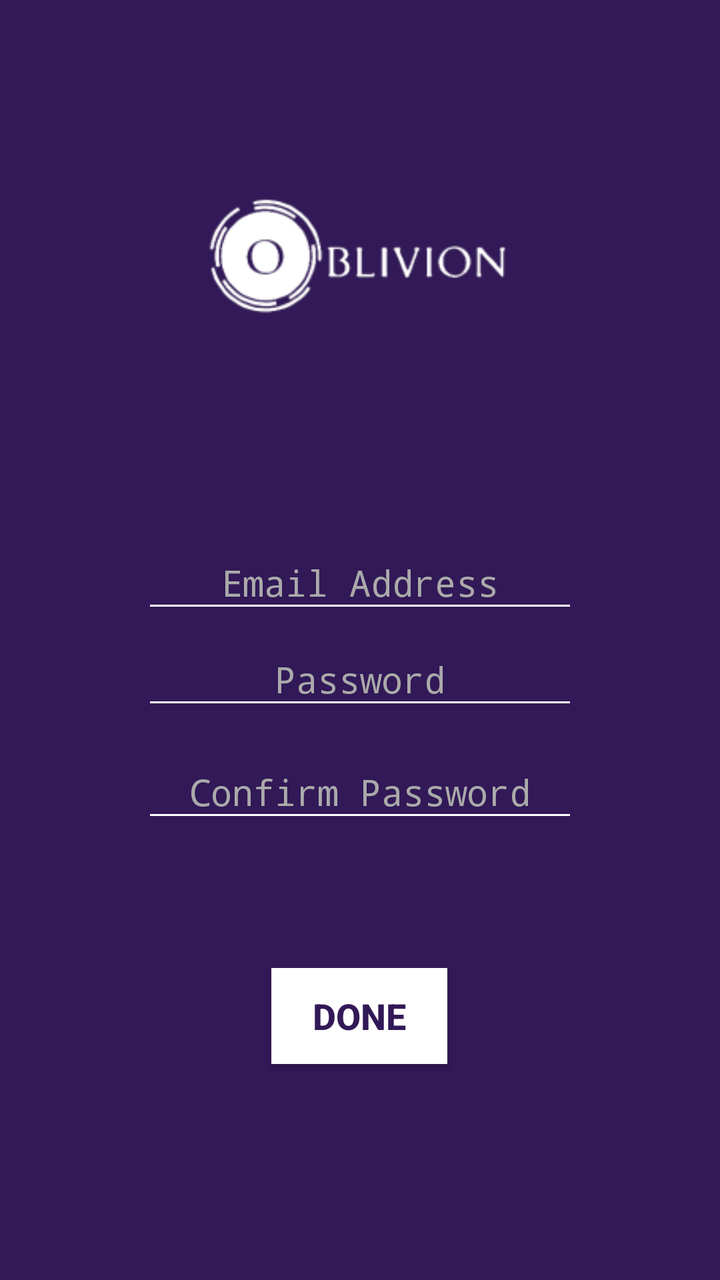
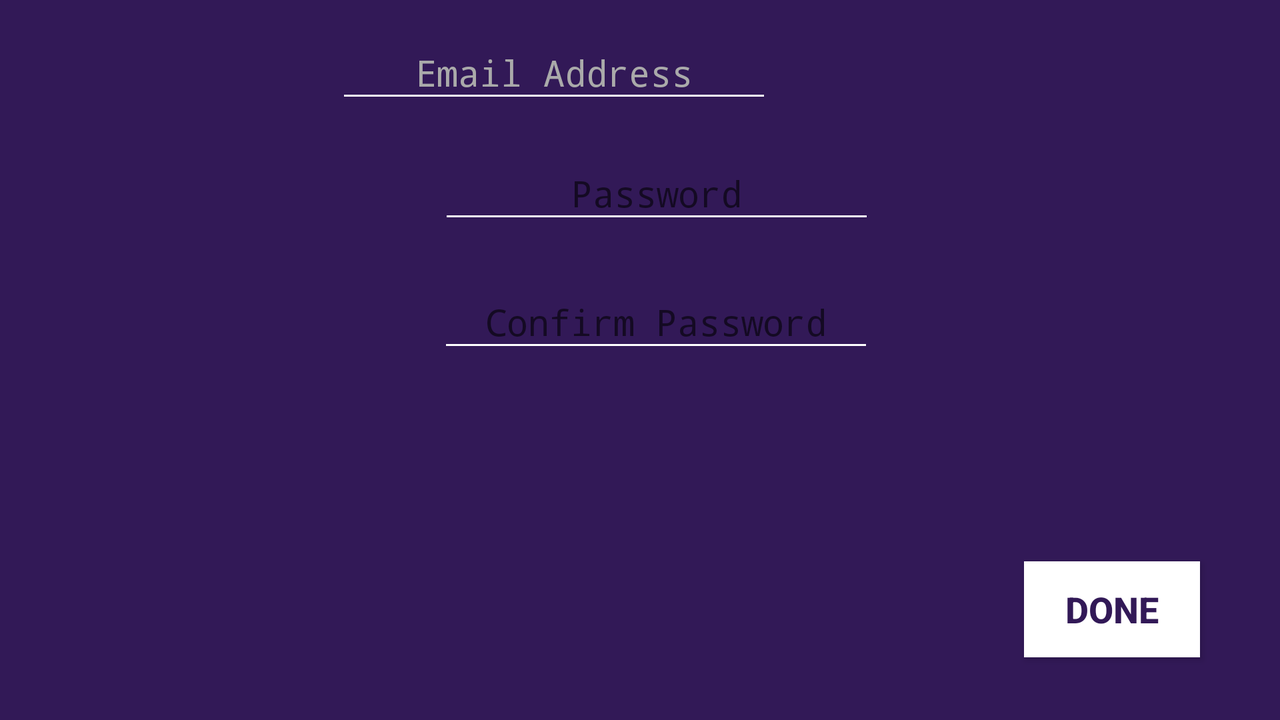

The same Android screen from two of the app's own layout files: first res/layout/ as a phone draws it, then the repository's variant for another configuration, drawn on a device whose configuration selects that folder. Both files follow.
<!-- AndroidManifest.xml: application theme AppTheme -->
<!-- res/layout/activity_sign_up.xml -->
<?xml version="1.0" encoding="utf-8"?>
<androidx.constraintlayout.widget.ConstraintLayout xmlns:android="http://schemas.android.com/apk/res/android"
    xmlns:app="http://schemas.android.com/apk/res-auto"
    xmlns:tools="http://schemas.android.com/tools"
    android:layout_width="match_parent"
    android:layout_height="match_parent"
    android:background="@color/colorPrimary"
    tools:context=".SignUpActivity">

    <EditText
        android:id="@+id/emailInputEditText"
        android:layout_width="wrap_content"
        android:layout_height="wrap_content"
        android:layout_marginStart="24dp"
        android:layout_marginTop="11dp"
        android:layout_marginEnd="24dp"
        android:layout_marginBottom="24dp"
        android:background="@drawable/custom_text_box_underline_selector"
        android:ems="10"
        android:fontFamily="monospace"
        android:hint="@string/email_input"
        android:importantForAutofill="no"
        android:inputType="textEmailAddress"
        android:textAlignment="center"
        android:textColor="@android:color/background_light"
        android:textColorHighlight="@android:color/darker_gray"
        android:textColorHint="@android:color/darker_gray"
        android:textColorLink="@android:color/darker_gray"
        android:textCursorDrawable="@drawable/custom_edit_text_cursor"
        app:layout_constraintBottom_toTopOf="@+id/editTextPassword"
        app:layout_constraintEnd_toEndOf="parent"
        app:layout_constraintStart_toStartOf="parent"
        app:layout_constraintTop_toBottomOf="@+id/imageView5" />

    <EditText
        android:id="@+id/editTextConfirmPass"
        android:layout_width="wrap_content"
        android:layout_height="wrap_content"
        android:layout_marginStart="24dp"
        android:layout_marginTop="32dp"
        android:layout_marginEnd="24dp"
        android:background="@drawable/custom_text_box_underline_selector"
        android:ems="10"
        android:fontFamily="monospace"
        android:hint="@string/confirm_password_input"
        android:importantForAutofill="no"
        android:inputType="textPassword"
        android:textAlignment="center"
        android:textColor="@android:color/background_light"
        android:textColorHighlight="@android:color/darker_gray"
        android:textColorHint="@android:color/darker_gray"
        android:textColorLink="@android:color/darker_gray"
        android:textCursorDrawable="@drawable/custom_edit_text_cursor"
        app:layout_constraintEnd_toEndOf="parent"
        app:layout_constraintStart_toStartOf="parent"
        app:layout_constraintTop_toBottomOf="@+id/editTextPassword" />

    <EditText
        android:id="@+id/editTextPassword"
        android:layout_width="wrap_content"
        android:layout_height="wrap_content"
        android:layout_marginStart="24dp"
        android:layout_marginTop="24dp"
        android:layout_marginEnd="24dp"
        android:background="@drawable/custom_text_box_underline_selector"
        android:ems="10"
        android:fontFamily="monospace"
        android:hint="@string/password_input"
        android:importantForAutofill="no"
        android:inputType="textPassword"
        android:textAlignment="center"
        android:textColor="@android:color/background_light"
        android:textColorHighlight="@android:color/darker_gray"
        android:textColorHint="@android:color/darker_gray"
        android:textColorLink="@android:color/darker_gray"
        android:textCursorDrawable="@drawable/custom_edit_text_cursor"
        app:layout_constraintEnd_toEndOf="parent"
        app:layout_constraintStart_toStartOf="parent"
        app:layout_constraintTop_toBottomOf="@+id/emailInputEditText" />

    <ImageView
        android:id="@+id/imageView5"
        android:layout_width="307dp"
        android:layout_height="257dp"
        android:layout_marginStart="52dp"
        android:layout_marginEnd="52dp"
        android:layout_marginBottom="11dp"
        android:contentDescription="@string/oblivion_logo"
        app:layout_constraintBottom_toTopOf="@+id/emailInputEditText"
        app:layout_constraintEnd_toEndOf="parent"
        app:layout_constraintStart_toStartOf="parent"
        app:layout_constraintTop_toTopOf="parent"
        app:srcCompat="@mipmap/ic_add_floating_name_foreground" />

    <Button
        android:id="@+id/buttonDone"
        android:layout_width="wrap_content"
        android:layout_height="wrap_content"
        android:layout_marginStart="24dp"
        android:layout_marginTop="76dp"
        android:layout_marginEnd="24dp"
        android:background="@android:color/background_light"
        android:text="@string/create_account"
        android:textColor="@color/colorPrimary"
        android:textSize="18sp"
        android:textStyle="bold"
        app:layout_constraintEnd_toEndOf="parent"
        app:layout_constraintHorizontal_bias="0.498"
        app:layout_constraintStart_toStartOf="parent"
        app:layout_constraintTop_toBottomOf="@+id/editTextConfirmPass" />

</androidx.constraintlayout.widget.ConstraintLayout>
<!-- resources referenced by this layout -->
<resources>
  <color name="colorPrimary">#321957</color>
  <!-- drawable custom_edit_text_cursor (drawable) -->
  <?xml version="1.0" encoding="utf-8"?>
  <shape xmlns:android="http://schemas.android.com/apk/res/android">
      android:shape="rectangle">
      <size
          android:width="2dip"/>
      <solid
          android:color="#FFFFFF"/>
  
  </shape>
  <!-- drawable custom_text_box_underline_selector (drawable) -->
  <?xml version="1.0" encoding="utf-8"?>
      <layer-list xmlns:android="http://schemas.android.com/apk/res/android">
          <item android:top="-5dp" android:left="-5dp" android:right="-5dp">
              <shape android:shape="rectangle">
                  <stroke android:width="1dp" android:color="#FFFFFF" />
              </shape>
          </item>
      </layer-list>
  <!-- mipmap ic_add_floating_name_foreground: png bitmap (mipmap-hdpi, 3098 bytes) -->
  <string name="confirm_password_input">Confirm Password</string>
  <string name="create_account">DONE</string>
  <string name="email_input">Email Address</string>
  <string name="oblivion_logo">Oblivion logo</string>
  <string name="password_input">Password</string>
  <style name="AppTheme" parent="Theme.AppCompat.Light.DarkActionBar">
          
          <item name="colorPrimary">@color/colorPrimary</item>
          <item name="colorPrimaryDark">@color/colorPrimaryDark</item>
          <item name="colorAccent">@color/colorAccent</item>
  
      </style>
  <color name="colorPrimaryDark">#261A20</color>
  <color name="colorAccent">#321957</color>
</resources>
<!-- res/layout-land/activity_sign_up.xml (the repository's variant of the layout above) -->
<!-- drawn on the phone turned sideways -->
<?xml version="1.0" encoding="utf-8"?>
<androidx.constraintlayout.widget.ConstraintLayout xmlns:android="http://schemas.android.com/apk/res/android"
    xmlns:app="http://schemas.android.com/apk/res-auto"
    xmlns:tools="http://schemas.android.com/tools"
    android:layout_width="match_parent"
    android:layout_height="match_parent"
    android:background="@color/colorPrimary"
    tools:context=".SignUpActivity">

    <EditText
        android:id="@+id/emailInputEditText"
        android:layout_width="wrap_content"
        android:layout_height="wrap_content"
        android:layout_marginStart="156dp"
        android:layout_marginTop="24dp"
        android:ems="10"
        android:fontFamily="monospace"
        android:hint="@string/email_input"
        android:importantForAutofill="no"
        android:inputType="textEmailAddress"
        android:textAlignment="center"
        android:textColor="@android:color/background_light"
        android:textColorHighlight="@android:color/darker_gray"
        android:textColorHint="@android:color/darker_gray"
        android:textColorLink="@android:color/darker_gray"
        android:textCursorDrawable="@drawable/custom_edit_text_cursor"
        android:background="@drawable/custom_text_box_underline_selector"
        app:layout_constraintEnd_toEndOf="parent"
        app:layout_constraintHorizontal_bias="0.0"
        app:layout_constraintStart_toEndOf="@+id/imageView"
        app:layout_constraintTop_toTopOf="parent" />

    <ImageView
        android:id="@+id/imageView"
        android:layout_width="wrap_content"
        android:layout_height="wrap_content"
        android:layout_marginStart="16dp"
        android:layout_marginTop="16dp"
        app:layout_constraintStart_toStartOf="parent"
        app:layout_constraintTop_toTopOf="parent"
        app:srcCompat="@mipmap/ic_launcher_round" />

    <EditText
        android:id="@+id/editTextPassword"
        android:layout_width="wrap_content"
        android:layout_height="wrap_content"
        android:layout_marginTop="36dp"
        android:ems="10"
        android:fontFamily="monospace"
        android:hint="@string/password_input"
        android:inputType="textPassword"
        android:textAlignment="center"
        android:textColor="@android:color/background_light"
        android:textCursorDrawable="@drawable/custom_edit_text_cursor"
        android:background="@drawable/custom_text_box_underline_selector"
        app:layout_constraintEnd_toEndOf="parent"
        app:layout_constraintHorizontal_bias="0.519"
        app:layout_constraintStart_toStartOf="parent"
        app:layout_constraintTop_toBottomOf="@+id/emailInputEditText"
        android:importantForAutofill="no" />

    <EditText
        android:id="@+id/editTextConfirmPass"
        android:layout_width="wrap_content"
        android:layout_height="wrap_content"
        android:layout_marginStart="24dp"
        android:layout_marginTop="40dp"
        android:layout_marginEnd="24dp"
        android:ems="10"
        android:fontFamily="monospace"
        android:hint="@string/confirm_password_input"
        android:inputType="textPassword"
        android:textAlignment="center"
        android:textColor="@android:color/background_light"
        android:textCursorDrawable="@drawable/custom_edit_text_cursor"
        android:background="@drawable/custom_text_box_underline_selector"
        app:layout_constraintEnd_toEndOf="parent"
        app:layout_constraintHorizontal_bias="0.521"
        app:layout_constraintStart_toStartOf="parent"
        app:layout_constraintTop_toBottomOf="@+id/editTextPassword"
        android:importantForAutofill="no" />

    <Button
        android:id="@+id/buttonDone"
        android:layout_width="wrap_content"
        android:layout_height="wrap_content"
        android:layout_marginStart="24dp"
        android:layout_marginEnd="24dp"
        android:layout_marginBottom="24dp"
        android:background="@android:color/background_light"
        android:text="@string/create_account"
        android:textColor="@color/colorPrimary"
        android:textSize="18sp"
        android:textStyle="bold"
        app:layout_constraintBottom_toBottomOf="parent"
        app:layout_constraintEnd_toEndOf="parent"
        app:layout_constraintHorizontal_bias="0.968"
        app:layout_constraintStart_toStartOf="parent"
        app:layout_constraintTop_toBottomOf="@+id/editTextConfirmPass"
        app:layout_constraintVertical_bias="0.937" />
</androidx.constraintlayout.widget.ConstraintLayout>
<!-- resources referenced by the variant -->
<!-- as the phone turned sideways resolves them -->
<resources>
  <color name="colorPrimary">#321957</color>
  <!-- drawable custom_edit_text_cursor (drawable) -->
  <?xml version="1.0" encoding="utf-8"?>
  <shape xmlns:android="http://schemas.android.com/apk/res/android">
      android:shape="rectangle">
      <size
          android:width="2dip"/>
      <solid
          android:color="#FFFFFF"/>
  
  </shape>
  <!-- drawable custom_text_box_underline_selector (drawable) -->
  <?xml version="1.0" encoding="utf-8"?>
      <layer-list xmlns:android="http://schemas.android.com/apk/res/android">
          <item android:top="-5dp" android:left="-5dp" android:right="-5dp">
              <shape android:shape="rectangle">
                  <stroke android:width="1dp" android:color="#FFFFFF" />
              </shape>
          </item>
      </layer-list>
  <string name="confirm_password_input">Confirm Password</string>
  <string name="create_account">DONE</string>
  <string name="email_input">Email Address</string>
  <string name="password_input">Password</string>
  <style name="AppTheme" parent="Theme.AppCompat.Light.DarkActionBar">
          
          <item name="colorPrimary">@color/colorPrimary</item>
          <item name="colorPrimaryDark">@color/colorPrimaryDark</item>
          <item name="colorAccent">@color/colorAccent</item>
  
      </style>
  <color name="colorPrimaryDark">#261A20</color>
  <color name="colorAccent">#321957</color>
</resources>
